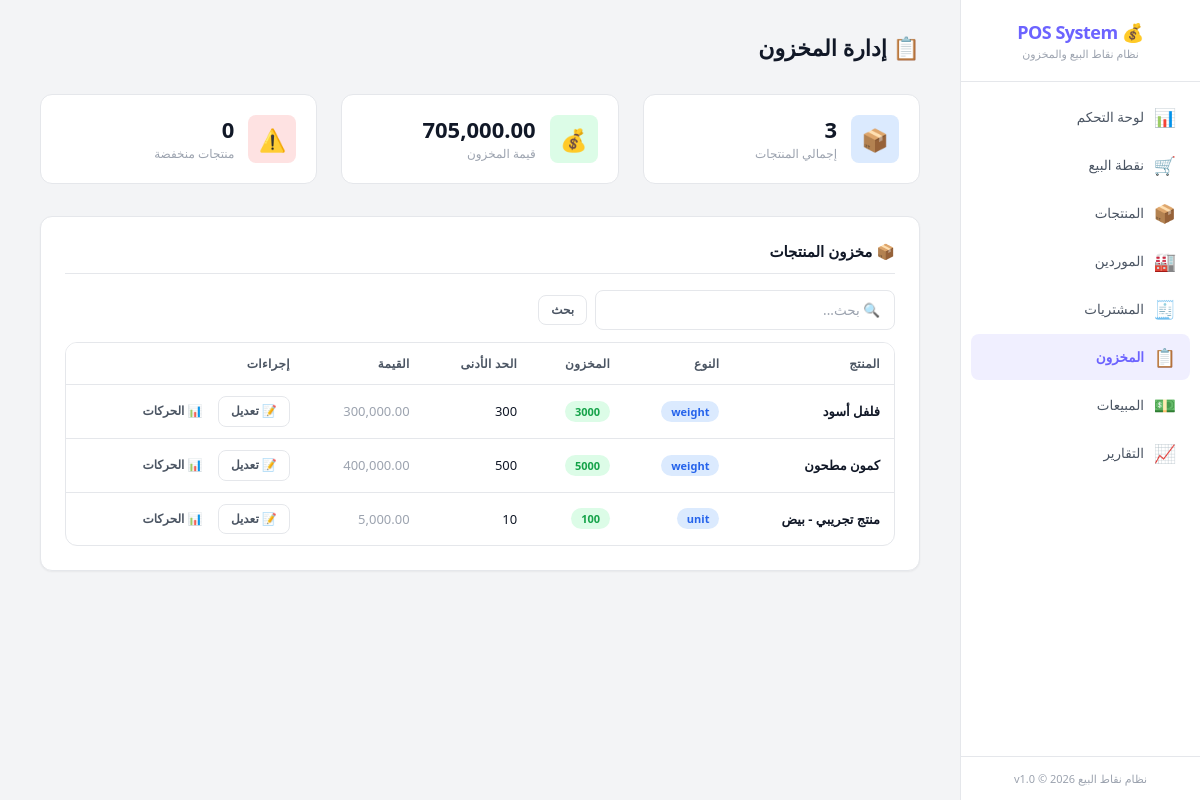
Page /?page=inventory on the earlier database version.
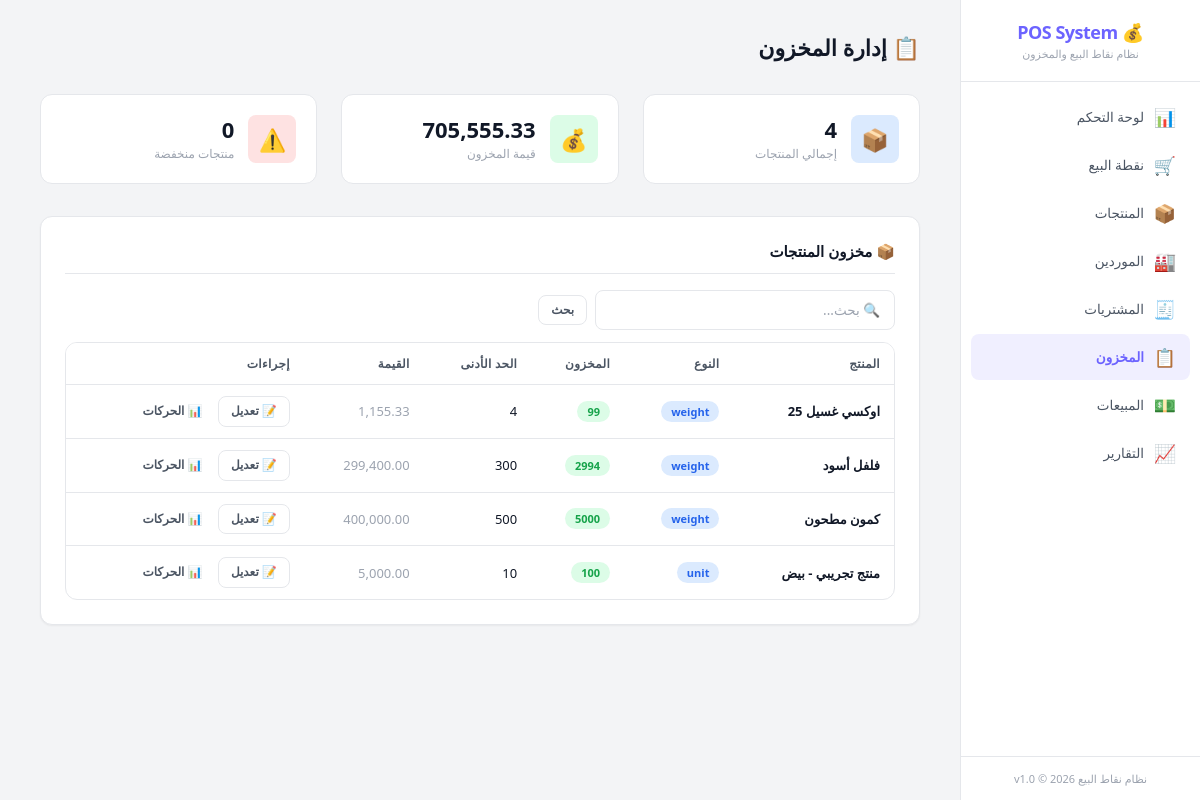
Same page on the later database version.
### tables this page shows
CREATE TABLE products (
    id INTEGER PRIMARY KEY AUTOINCREMENT,
    name TEXT NOT NULL,
    barcode TEXT DEFAULT NULL,
    plu_code TEXT DEFAULT NULL,
    type TEXT NOT NULL DEFAULT 'unit' CHECK(type IN ('unit', 'pack', 'weight')),
    purchase_price REAL NOT NULL DEFAULT 0,
    sale_price_unit REAL NOT NULL DEFAULT 0,
    sale_price_pack REAL DEFAULT NULL,
    pack_quantity INTEGER DEFAULT NULL,
    stock_quantity REAL NOT NULL DEFAULT 0,
    min_stock REAL NOT NULL DEFAULT 0,
    category TEXT DEFAULT NULL,
    notes TEXT DEFAULT NULL,
    is_active INTEGER NOT NULL DEFAULT 1,
    created_at TEXT NOT NULL DEFAULT (datetime('now', 'localtime')),
    updated_at TEXT NOT NULL DEFAULT (datetime('now', 'localtime'))
, pack_type TEXT DEFAULT 'كرتونة', pack_unit_quantity INTEGER DEFAULT NULL, pack_purchase_price REAL DEFAULT NULL, pack_sale_price REAL DEFAULT NULL);

### app/controllers/InventoryController.php (called while the page is built, shortened)
<?php
class InventoryController {
    private $inventoryService;
    public function __construct() {
        $this->inventoryService = new InventoryService();
    }
    public function index() {
        $products = (new ProductService())->getAll($_GET['search'] ?? '');
        $summary = $this->inventoryService->getSummary();
        include APP_PATH . '/views/layout/header.php';
        include APP_PATH . '/views/inventory/index.php';
        include APP_PATH . '/views/layout/footer.php';
    }
}

### app/services/InventoryService.php (called while the page is built, shortened)
<?php
class InventoryService {
    public function getSummary() {
        $db = Database::getInstance()->getConnection();
        $stmt = $db->prepare("SELECT COUNT(*) as total_products,
                              SUM(stock_quantity * purchase_price) as total_value,
                              COUNT(CASE WHEN stock_quantity <= min_stock AND min_stock > 0 THEN 1 END) as low_stock_count
                              FROM products WHERE is_active = 1");
        $stmt->execute();
        return $stmt->fetch();
    }
}

### app/config/database.php (called while the page is built, shortened)
<?php
class Database {
    private static $instance = null;
    private $pdo;
    private function __construct() {
        $this->dbPath = __DIR__ . '/../../data/pos_system.db';
        try {
            $this->pdo = new PDO('sqlite:' . $this->dbPath);
            $this->pdo->setAttribute(PDO::ATTR_ERRMODE, PDO::ERRMODE_EXCEPTION);
            $this->pdo->setAttribute(PDO::ATTR_DEFAULT_FETCH_MODE, PDO::FETCH_ASSOC);
            $this->pdo->exec('PRAGMA journal_mode = WAL');
            $this->pdo->exec('PRAGMA foreign_keys = ON');
            $this->pdo->exec('PRAGMA busy_timeout = 5000');
            $this->pdo->exec('PRAGMA synchronous = NORMAL');
            $this->pdo->exec('PRAGMA cache_size = -8000');
            $this->pdo->exec('PRAGMA temp_store = MEMORY');
        } catch (PDOException $e) {
            die('Database connection failed: ' . $e->getMessage());
        }
    }
    public static function getInstance() {
        if (self::$instance === null) {
            self::$instance = new self();
        }
        return self::$instance;
    }
    public function getConnection() {
        return $this->pdo;
    }
    public function migrate() {
        $migrationsDir = __DIR__ . '/../database/migrations/';
        $migrationFiles = glob($migrationsDir . '*.sql');
        sort($migrationFiles);
        foreach ($migrationFiles as $file) {
            $sql = file_get_contents($file);
            try {
                $this->pdo->exec($sql);
            } catch (PDOException $e) {
                if (strpos($e->getMessage(), 'already exists') === false &&
                    strpos($e->getMessage(), 'UNIQUE constraint') === false) {
                    error_log('Migration error in ' . basename($file) . ': ' . $e->getMessage());
                }
            }
        }
    }
}

### app/services/ProductService.php (called while the page is built, shortened)
<?php
class ProductService {
    private $productRepo;
    public function __construct() {
        $this->productRepo = new ProductRepository();
    }
    public function getAll($search = '', $category = '', $type = '') {
        return $this->productRepo->getAll($search, $category, $type);
    }
}

### app/repositories/ProductRepository.php (called while the page is built, shortened)
<?php
class ProductRepository {
    private $db;
    public function __construct() {
        $this->db = Database::getInstance()->getConnection();
    }
    public function getAll($search = '', $category = '', $type = '') {
        $sql = "SELECT * FROM products WHERE is_active = 1";
        $params = [];
        $sql .= " ORDER BY name ASC";
        $stmt = $this->db->prepare($sql);
        $stmt->execute($params);
        return $stmt->fetchAll();
    }
}

### app/views/inventory/index.php (the view, shortened to what the changed rows need)
<div class="page-header">
    <div>
        <h1>📋 إدارة المخزون</h1>
    </div>
</div>
<div class="stats-grid">
    <div class="stat-card">
        <div class="stat-icon blue">📦</div>
        <div class="stat-info">
            <h4><?= $summary['total_products'] ?? 0 ?></h4>
            <p>إجمالي المنتجات</p>
        </div>
    </div>
    <div class="stat-card">
        <div class="stat-icon green">💰</div>
        <div class="stat-info">
            <h4><?= number_format($summary['total_value'] ?? 0, 2) ?></h4>
            <p>قيمة المخزون</p>
        </div>
    </div>
    <div class="stat-card">
        <div class="stat-icon red">⚠️</div>
        <div class="stat-info">
            <h4><?= $summary['low_stock_count'] ?? 0 ?></h4>
            <p>منتجات منخفضة</p>
        </div>
    </div>
</div>
<div class="card">
    <div class="card-header">
        <h3>📦 مخزون المنتجات</h3>
    </div>
    <div style="margin-bottom:12px;">
        <form class="d-flex align-center gap-1" method="GET">
            <input type="text" name="search" class="form-control" style="max-width:300px;" placeholder="🔍 بحث..." value="<?= htmlspecialchars($_GET['search'] ?? '') ?>">
            <button type="submit" class="btn btn-outline btn-sm">بحث</button>
        </form>
    </div>
    <div class="table-wrapper">
        <table>
            <thead>
                <tr>
                    <th>المنتج</th>
                    <th>النوع</th>
                    <th>المخزون</th>
                    <th>الحد الأدنى</th>
                    <th>القيمة</th>
                    <th>إجراءات</th>
                </tr>
            </thead>
            <tbody>
                <?php foreach ($products as $p): ?>
                <tr>
                    <td class="fw-bold"><?= htmlspecialchars($p['name']) ?></td>
                    <td><span class="badge badge-info"><?= $p['type'] ?></span></td>
                    <td>
                        <?php if ($p['min_stock'] > 0 && $p['stock_quantity'] <= $p['min_stock']): ?>
                            <span class="badge badge-danger"><?= $p['stock_quantity'] ?></span>
                        <?php else: ?>
                            <span class="badge badge-success"><?= $p['stock_quantity'] ?></span>
                        <?php endif; ?>
                    </td>
                    <td><?= $p['min_stock'] ?></td>
                    <td class="text-muted"><?= number_format($p['stock_quantity'] * $p['purchase_price'], 2) ?></td>
                    <td>
                        <button class="btn btn-sm btn-outline" onclick="openAdjustModal(<?= $p['id'] ?>, '<?= htmlspecialchars($p['name'], ENT_QUOTES) ?>', <?= $p['stock_quantity'] ?>)">📝 تعديل</button>
                        <button class="btn btn-sm btn-ghost" onclick="viewMovements(<?= $p['id'] ?>)">📊 الحركات</button>
                    </td>
                </tr>
                <?php endforeach; ?>
            </tbody>
        </table>
    </div>
</div>

Differences in the rows shown:
added products: name "اوكسي غسيل 25", type "weight", stock_quantity "99", min_stock "4", $p['stock_quantity'] * $p['purchase_price'] "1,155.33"
changed products "فلفل أسود": stock_quantity "3000" → "2994"; $p['stock_quantity'] * $p['purchase_price'] "300,000.00" → "299,400.00"
Other differences:
$summary['total_products']: "3" → "4"
$summary['total_value']: "705,000.00" → "705,555.33"
